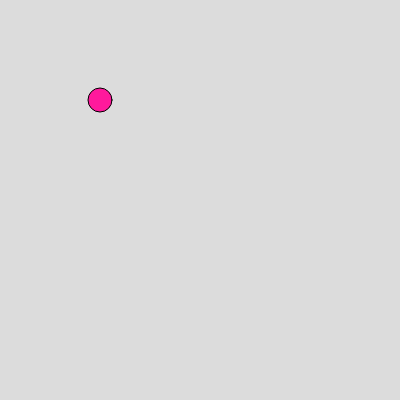
Frame 1 (no input)
Frame 60 (no input): identical to frame 1, image omitted
Frame 120 (the mouse pressed at the canvas centre since frame 60): identical to frame 1, image omitted

The p5.js sketch that drew this single still picture (run headless with seeded random() and noise() and a simulated clock; from frame 60 on, the mouse is pressed at the canvas centre):

// p5.js sketch
// ── sketch.js
function setup() {
  createCanvas(400, 400);
}

function draw() {
  background(220);
  fill(255,25,156);
  ellipse(100,100,24 ,24);
}
